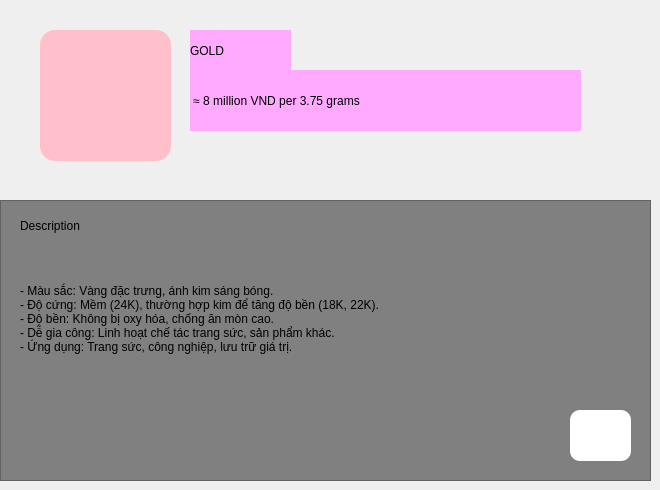
    <widget class="QWidget" name="Gold">
     <widget class="QLabel" name="label">
      <property name="geometry">
       <rect>
        <x>240</x>
        <y>140</y>
        <width>55</width>
        <height>16</height>
       </rect>
      </property>
      <property name="text">
       <string/>
      </property>
     </widget>
     <widget class="QPushButton" name="pushButton">
      <property name="geometry">
       <rect>
        <x>40</x>
        <y>30</y>
        <width>131</width>
        <height>131</height>
       </rect>
      </property>
      <property name="styleSheet">
       <string notr="true">background-color:pink;
border-radius:15px;</string>
      </property>
      <property name="text">
       <string/>
      </property>
      <property name="icon">
       <iconset>
        <normaloff>../../../Pictures/Saved Pictures/dayvlys-83690cda-8f4e-4ab7-82bb-67f7161ffd02.png</normaloff>../../../Pictures/Saved Pictures/dayvlys-83690cda-8f4e-4ab7-82bb-67f7161ffd02.png</iconset>
      </property>
      <property name="iconSize">
       <size>
        <width>130</width>
        <height>130</height>
       </size>
      </property>
     </widget>
     <widget class="QLabel" name="label_2">
      <property name="geometry">
       <rect>
        <x>190</x>
        <y>30</y>
        <width>101</width>
        <height>41</height>
       </rect>
      </property>
      <property name="styleSheet">
       <string notr="true">background-color:rgb(255, 170, 255);
font: 75 20pt &quot;Times New Roman&quot;;
color:black;</string>
      </property>
      <property name="text">
       <string>GOLD</string>
      </property>
     </widget>
     <widget class="QLabel" name="label_3">
      <property name="geometry">
       <rect>
        <x>190</x>
        <y>70</y>
        <width>391</width>
        <height>61</height>
       </rect>
      </property>
      <property name="styleSheet">
       <string notr="true">background-color:rgb(255, 170, 255);
font: 12pt &quot;MS Shell Dlg 2&quot;;</string>
      </property>
      <property name="text">
       <string> ≈ 8 million VND per 3.75 grams</string>
      </property>
     </widget>
     <widget class="QFrame" name="frame">
      <property name="geometry">
       <rect>
        <x>0</x>
        <y>200</y>
        <width>651</width>
        <height>281</height>
       </rect>
      </property>
      <property name="styleSheet">
       <string notr="true">background-color:grey;</string>
      </property>
      <property name="frameShape">
       <enum>QFrame::StyledPanel</enum>
      </property>
      <property name="frameShadow">
       <enum>QFrame::Raised</enum>
      </property>
      <widget class="QLabel" name="label_4">
       <property name="geometry">
        <rect>
         <x>20</x>
         <y>10</y>
         <width>101</width>
         <height>31</height>
        </rect>
       </property>
       <property name="styleSheet">
        <string notr="true">background-color:grey;
font: 75 12pt &quot;Times New Roman&quot;;</string>
       </property>
       <property name="text">
        <string>Description</string>
       </property>
      </widget>
      <widget class="QLabel" name="label_5">
       <property name="geometry">
        <rect>
         <x>20</x>
         <y>50</y>
         <width>601</width>
         <height>151</height>
        </rect>
       </property>
       <property name="styleSheet">
        <string notr="true">background-color:grey;
font: 75 12pt &quot;Times New Roman&quot;;</string>
       </property>
       <property name="text">
        <string>- Màu sắc: Vàng đặc trưng, ánh kim sáng bóng.  
- Độ cứng: Mềm (24K), thường hợp kim để tăng độ bền (18K, 22K).  
- Độ bền: Không bị oxy hóa, chống ăn mòn cao.  
- Dễ gia công: Linh hoạt chế tác trang sức, sản phẩm khác.  
- Ứng dụng: Trang sức, công nghiệp, lưu trữ giá trị.  
</string>
       </property>
      </widget>
      <widget class="QPushButton" name="btnplaygold">
       <property name="geometry">
        <rect>
         <x>570</x>
         <y>210</y>
         <width>61</width>
         <height>51</height>
        </rect>
       </property>
       <property name="styleSheet">
        <string notr="true">background-color:white;
border-radius:10px;</string>
       </property>
       <property name="text">
        <string/>
       </property>
       <property name="icon">
        <iconset>
         <normaloff>../../../Downloads/4544843_shop_business_delivery_trolley_comerce_icon.png</normaloff>../../../Downloads/4544843_shop_business_delivery_trolley_comerce_icon.png</iconset>
       </property>
       <property name="iconSize">
        <size>
         <width>40</width>
         <height>40</height>
        </size>
       </property>
      </widget>
     </widget>
    </widget>
